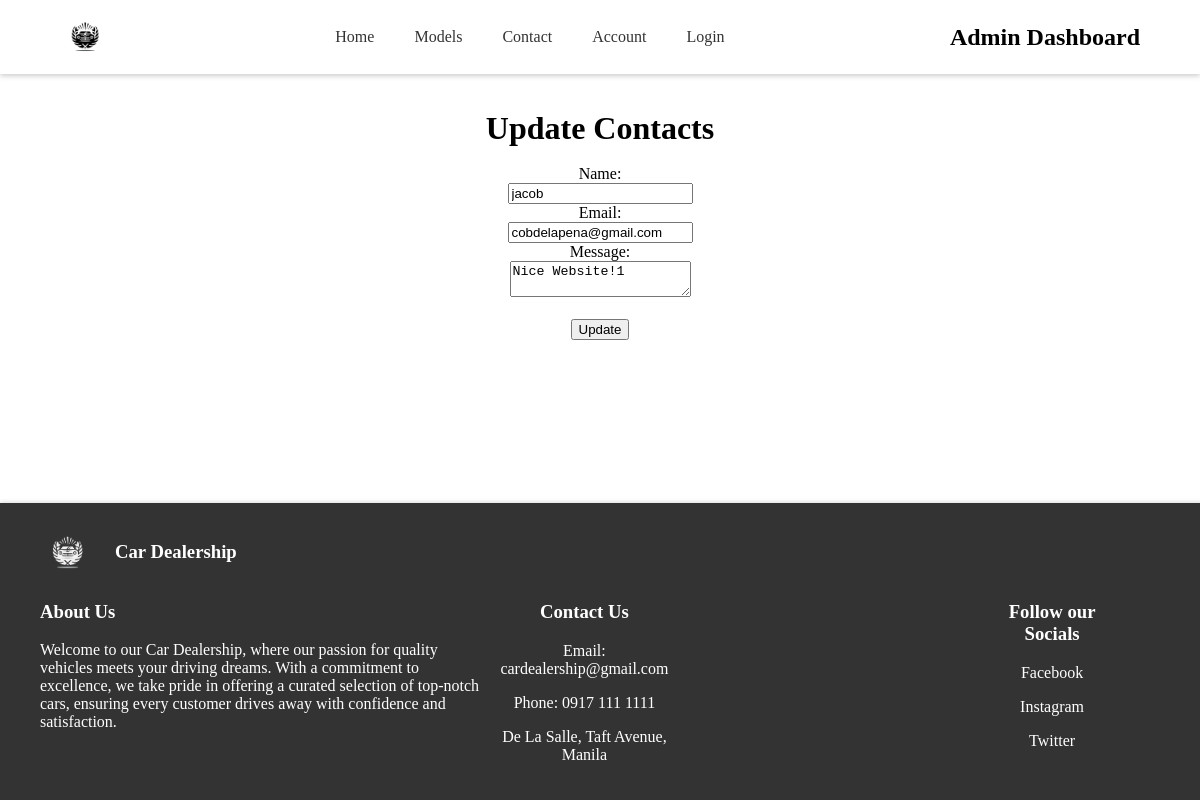
The app's page /View/update_contacts.php?id=1 with its own data.
### tables this page shows
CREATE TABLE `inquiries` (
  `id` int(255) NOT NULL,
  `name` varchar(50) NOT NULL,
  `email` varchar(50) NOT NULL,
  `message` varchar(255) NOT NULL
);

### View/update_contacts.php (the view, shortened to what this page needs)
<?php
include '../Controller/connect.php';
if (isset($_GET['id'])) {
    $id = $_GET['id'];
    $sql = "SELECT * FROM inquiries WHERE id = ?";
    $stmt = $conn->prepare($sql);
    $stmt->bind_param('i', $id);
    $stmt->execute();
    $result = $stmt->get_result();
    if ($result->num_rows == 1) {
        $car = $result->fetch_assoc();
    } else {
        echo "Car not found.";
    }
} else {
    echo "ID not provided.";
}
?>
<!DOCTYPE html>
<html lang="en">
<head>
    <link rel="stylesheet" href="../Public/style/admin_control.css">
</head>
<body style="margin: auto; text-align: center">
<header>
        <nav class="navbar">
            <div class="logo">
                <img src="../Public/img/Logo.webp" alt="Car Dealership Logo">
            </div>
            <ul class="nav-links">
                <li><a href="index.php">Home</a></li>
                <li><a href="models.php">Models</a></li>
                <li><a href="contact.php">Contact</a></li>
                <li><a href="account.php">Account</a></li>
                <?php
                    if (isset($_SESSION['email'])) {
                        if ($_SESSION['role'] == 'admin') {
                            echo '<li><a href="dashboard.php">Dashboard</a></li>';
                        }
                        echo '<li><a href="logout.php">Logout</a></li>';
                    } else {
                        echo '<li><a href="signup.php">Login</a></li>';
                    }
                 ?>
            </ul>
            <h1> Admin Dashboard </h1>
        </nav>
    </header>
    <br>
    <br>
    <h1>Update Contacts</h1>
    <br>
    <form method="post">
        <label for="name">Name:</label><br>
        <input type="text" id="name" name="name" value="<?php echo $car['name']; ?>"><br>
        <label for="email">Email:</label><br>
        <input type="text" id="email" name="email" value="<?php echo $car['email']; ?>"><br>
        <label for="message">Message:</label><br>
        <textarea id="message" name="message"><?php echo $car['message']; ?></textarea><br><br>
        <input type="submit" value="Update">
    </form>
    <footer>
    <div class="footContent">
        <div class="left">
            <div class="row">
                <div class="theFootLogo">
                    <img src="../Public/img/logoWhite.png" alt="Car Dealership Logo">
                </div>
                <div class="footTitle">
                    <h3>Car Dealership</h3>
                </div>
            </div>
            <div class="about">
                <h3>About Us</h3>
                <p>Welcome to our Car Dealership, where our passion for quality vehicles meets your driving dreams. With a commitment to excellence, we take pride in offering a curated selection of top-notch cars, ensuring every customer drives away with confidence and satisfaction.</p>
            </div>
        </div>
        <div class="mid">
            <h3>Contact Us</h3>
            <p>Email: cardealership@gmail.com</p>
            <p>Phone: 0917 111 1111</p>
            <p>De La Salle, Taft Avenue, Manila</p>
        </div>
        <div class="right">
            <h3>Follow our Socials</h3>
                <p>Facebook</p>
                <p>Instagram</p>
                <p>Twitter</p>
        </div>
    </footer>
</body>
</html>

### Public/style/admin_control.css (style rules this page uses)
body, h1, ul, li, a { margin: 0; padding: 0; text-decoration: none; list-style: none; font-family: caros light; }
.navbar { display: flex; justify-content: space-between; align-items: center; padding: 10px 5%; background-color: #fff; box-shadow: 0 2px 5px rgba(0,0,0,0.2); }
.logo img { height: 50px; }
.nav-links { display: flex; }
.nav-links li { padding: 0 20px; }
.nav-links li a { font-size: 16px; color: #333; transition: color 0.3s ease; }
footer { position: fixed; background-color: #333; color: #fff; padding: 20px; text-align: center; width: 100%; box-shadow: 0 0 5px rgba(0,0,0,0.2); bottom: 0; }
.footContent { display: flex; flex-direction: row; justify-content: space-between; }
.theFootLogo img { height: 55px; margin-left: 20px; }
.row { display: flex; flex-direction: row; }
.left { display: flex; flex-direction: column; width: 500px; }
.footTitle { margin-left: 20px; }
.about { text-align: left; margin-left: 20px; }
.right { margin-top: 60px; margin-right: 100px; }
.mid { margin-top: 60px; margin-right: 300px; }
body { display: flex; flex-direction: column; min-height: 100vh; }

### records on screen
inquiries: name "jacob", email "cobdelapena@gmail.com", message "Nice Website!1"
